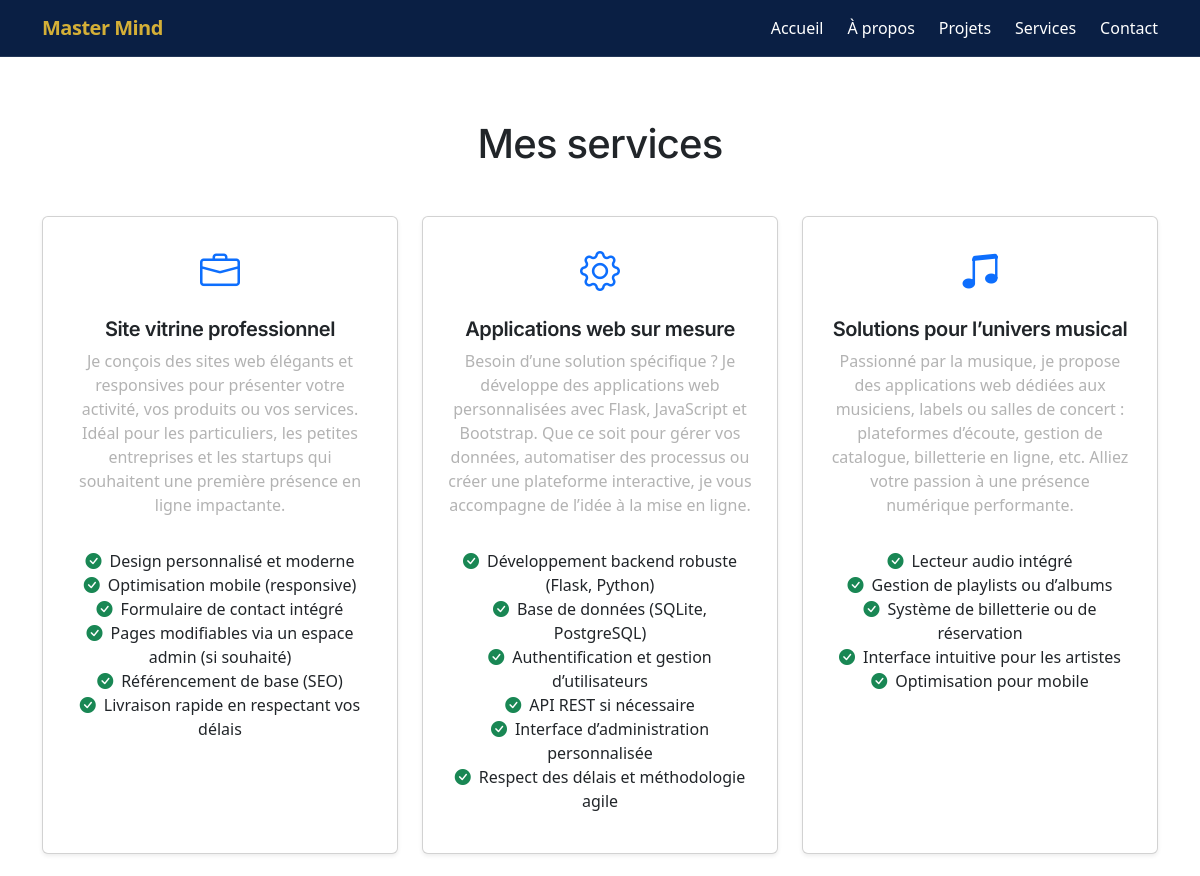
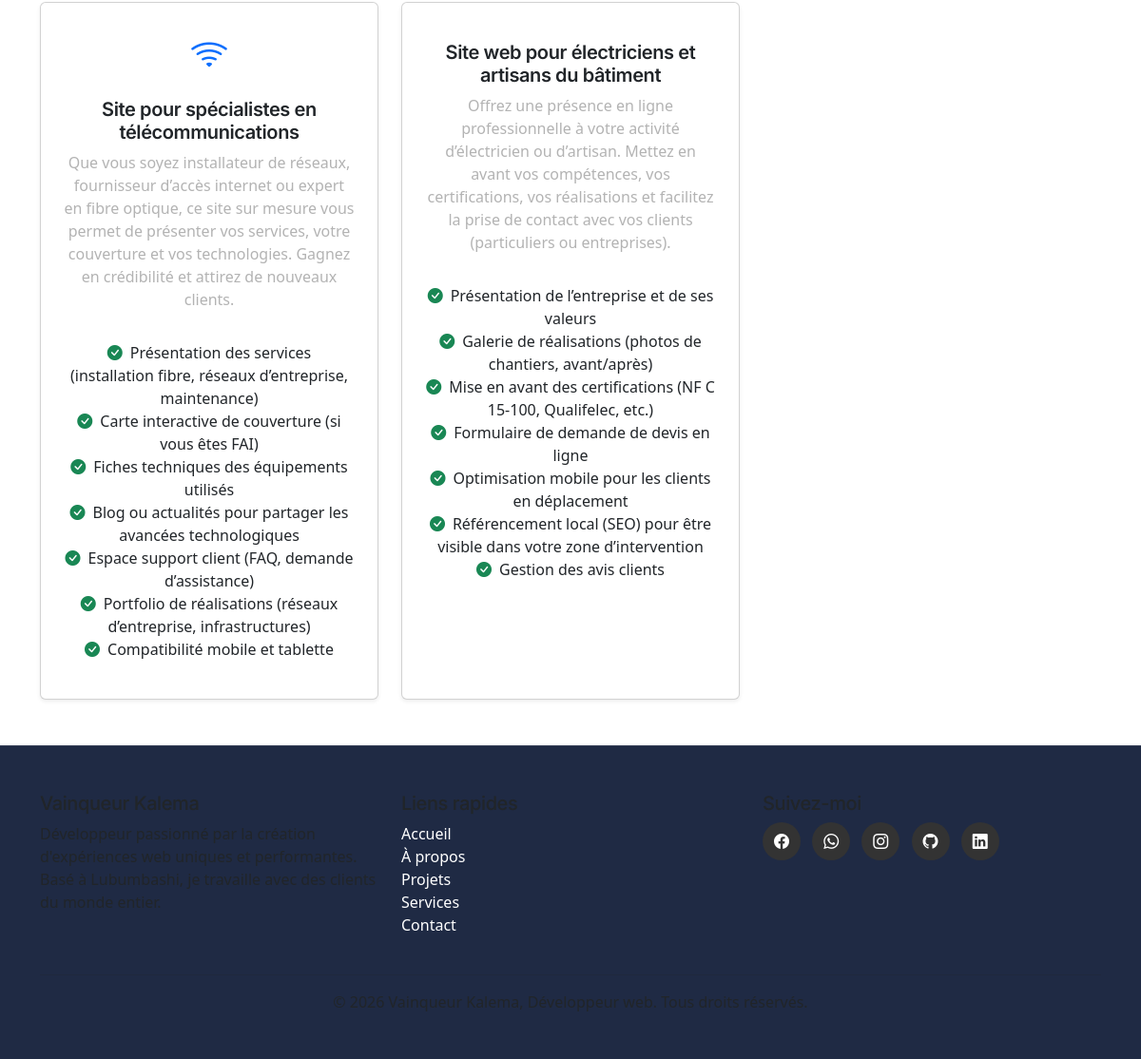
/services, run on the app's committed database (2 pictures, top to bottom).
### app/models.py (models this page shows, shortened)
class Service(db.Model):
    id = db.Column(db.Integer, primary_key=True)
    titre = db.Column(db.String(200), nullable=False)
    description = db.Column(db.Text, nullable=False)
    icone = db.Column(db.String(50), nullable=False, default='bi-briefcase')
    prix = db.Column(db.String(50), nullable=True)
    features = db.Column(db.Text, nullable=True)
    def get_features_list(self):
        if self.features:
            return [f.strip() for f in self.features.split('\n') if f.strip()]
        return []

### app/main/routes.py (the view)
@bp.route('/services')
def services():
    services = Service.query.all()
    return render_template('services.html', services=services)

### app/templates/services.html (shortened to what this page needs)
{% extends 'base.html' %}
{% block content %}
<div class="container py-5">
    <h1 class="text-center mb-5">Mes services</h1>
    <div class="row g-4">
        {% for service in services %}
        <div class="col-md-6 col-lg-4">
            <div class="card h-100 shadow-sm text-center p-4">
                <i class="bi {{ service.icone }} fs-1 text-primary mb-3"></i>
                <h5 class="card-title">{{ service.titre }}</h5>
                <p class="card-text">{{ service.description }}</p>
                <ul class="list-unstyled">
                    {% for feature in service.get_features_list() %}
                    <li><i class="bi bi-check-circle-fill text-success me-2"></i>{{ feature }}</li>
                    {% endfor %}
                </ul>
            </div>
        </div>
        {% else %}
        <p class="text-center">Aucun service pour le moment.</p>
        {% endfor %}
    </div>
</div>
{% endblock %}

### app/templates/base.html (shortened to what this page needs)
<!DOCTYPE html>
<html lang="fr">
<head>
    <link href="https://cdn.jsdelivr.net/npm/bootstrap@5.3.0/dist/css/bootstrap.min.css" rel="stylesheet">
    <link rel="stylesheet" href="https://cdn.jsdelivr.net/npm/bootstrap-icons@1.11.3/font/bootstrap-icons.min.css">
    <link rel="stylesheet" href="{{ url_for('static', filename='css/style.css') }}">
    <link rel="stylesheet" href="{{ url_for('static', filename='css/main.css') }}">
    <link rel="stylesheet" href="{{ url_for('static', filename='css/bootstrap.min.css') }}">
</head>
<body>
    <nav class="navbar navbar-expand-lg navbar-dark fixed-top" id="mainNav">
        <div class="container">
            <a class="navbar-brand" href="{{ url_for('main.index') }}">Master Mind</a>
            <div class="collapse navbar-collapse" id="navbarNav">
                <ul class="navbar-nav ms-auto">
                    <li class="nav-item"><a class="nav-link" href="{{ url_for('main.index') }}">Accueil</a></li>
                    <li class="nav-item"><a class="nav-link" href="{{ url_for('main.about') }}">À propos</a></li>
                    <li class="nav-item"><a class="nav-link" href="{{ url_for('main.projects') }}">Projets</a></li>
                    <li class="nav-item"><a class="nav-link" href="{{ url_for('main.services') }}">Services</a></li>
                    <li class="nav-item"><a class="nav-link" href="{{ url_for('main.contact') }}">Contact</a></li>
                </ul>
            </div>
        </div>
    </nav>
    <main class="pt-5 mt-4">
        {% block content %}{% endblock %}
    </main>
    <footer class="py-5">
        <div class="container">
            <div class="row">
                <div class="col-md-4 style="color: #ffffff;">
                    <h5>Vainqueur Kalema</h5>
                    <p>Développeur passionné par la création d'expériences web uniques et performantes. Basé à Lubumbashi, je travaille avec des clients du monde entier.</p>
                </div>
                <div class="col-md-4">
                    <h5>Liens rapides</h5>
                    <ul class="list-unstyled" >
                        <li><a href="{{ url_for('main.index') }}" style="color: #ffffff;">Accueil</a></li>
                        <li><a href="{{ url_for('main.about') }}" style="color: #ffffff;">À propos</a></li>
                        <li><a href="{{ url_for('main.projects') }}" style="color: #ffffff;">Projets</a></li>
                        <li><a href="{{ url_for('main.services') }}" style="color: #ffffff;">Services</a></li>
                        <li><a href="{{ url_for('main.contact') }}" style="color: #ffffff;">Contact</a></li>
                    </ul>
                </div>
                <div class="col-md-4">
                    <h5>Suivez-moi</h5>
                    <div class="social-links">
                        <a href="https://facebook.com/tonprofil" target="_blank"><i class="bi bi-facebook"></i></a>
                        <a href="https://wa.me/243895288981" target="_blank"><i class="bi bi-whatsapp"></i></a>
                        <a href="https://instagram.com/tonprofil" target="_blank"><i class="bi bi-instagram"></i></a>
                        <a href="https://github.com/vainqueur05" target="_blank"><i class="bi bi-github"></i></a>
                        <a href="https://linkedin.com/in/tonprofil" target="_blank"><i class="bi bi-linkedin"></i></a>
                    </div>
                </div>
            </div>
            <hr class="bg-light mt-4">
            <div class="text-center">
                <p class="mb-0">&copy; 2026 Vainqueur Kalema, Développeur web. Tous droits réservés.</p>
            </div>
        </div>
    </footer>
</body>
</html>

### app/static/css/style.css (style rules this page uses)
:root { --primary-color: #D4AF37; --secondary-color: #B8860B; --dark-bg: #0A1F44; --dark-secondary: #1F2A44; --text-light: #ffffff; --text-muted: #b3b3b3; --glass-bg: rgba(10, 31, 68, 0.95); }
body { font-family: 'Inter', sans-serif; background-color: var(--dark-bg); color: var(--text-light); line-height: 1.6; }
h1, h2, h3, h4, h5, h6 { font-family: 'Inter', sans-serif; font-weight: 600; letter-spacing: -0.02em; }
#mainNav { background-color: var(--dark-bg); transition: background-color 0.3s ease, box-shadow 0.3s ease; border-bottom: 1px solid rgba(255,255,255,0.1); }
.navbar-brand { font-weight: 700; font-size: 1.8rem; color: var(--primary-color) !important; letter-spacing: -0.5px; }
.nav-link { color: var(--text-light) !important; font-weight: 500; margin-left: 1.5rem; transition: color 0.3s; position: relative; padding: 0.5rem 0 !important; }
.nav-link::after { content: ''; position: absolute; bottom: 0; left: 0; width: 0; height: 2px; background-color: var(--primary-color); transition: width 0.3s; }
.card { background-color: var(--dark-secondary); border: 1px solid transparent; transition: transform 0.3s, box-shadow 0.3s, border-color 0.3s; border-radius: 8px; }
.card-title { color: var(--text-light); font-weight: 600; }
.card-text { color: var(--text-muted); }
footer { background-color: var(--dark-secondary) !important; border-top: 1px solid rgba(255,255,255,0.1); }
footer a, footer ul li a { color: var(--text-light) !important; text-decoration: none; transition: color 0.3s; }
footer .social-links a { display: inline-flex; align-items: center; justify-content: center; width: 40px; height: 40px; border-radius: 50%; background-color: #333; color: var(--text-light) !important; margin-right: 0.5rem; transition: background-color 0.3s, color 0.3s; }

### app/static/css/main.css (style rules this page uses)
:root { --primary-color: #D4AF37; --secondary-color: #B8860B; --dark-bg: #0A1F44; --dark-secondary: #1F2A44; --text-light: #ffffff; --text-muted: #b3b3b3; --glass-bg: rgba(10, 31, 68, 0.95); }
body { font-family: 'Inter', sans-serif; background-color: var(--dark-bg); color: var(--text-light); line-height: 1.6; }
h1, h2, h3, h4, h5, h6 { font-family: 'Inter', sans-serif; font-weight: 600; letter-spacing: -0.02em; }
#mainNav { background-color: var(--dark-bg); transition: background-color 0.3s ease, box-shadow 0.3s ease; border-bottom: 1px solid rgba(255,255,255,0.1); }
.navbar-brand { font-weight: 700; font-size: 1.8rem; color: var(--primary-color) !important; letter-spacing: -0.5px; }
.nav-link { color: var(--text-light) !important; font-weight: 500; margin-left: 1.5rem; transition: color 0.3s; position: relative; padding: 0.5rem 0 !important; }
.nav-link::after { content: ''; position: absolute; bottom: 0; left: 0; width: 0; height: 2px; background-color: var(--primary-color); transition: width 0.3s; }
.card { background-color: var(--dark-secondary); border: 1px solid transparent; transition: transform 0.3s, box-shadow 0.3s, border-color 0.3s; border-radius: 8px; }
.card-title { color: var(--text-light); font-weight: 600; }
.card-text { color: var(--text-muted); }
footer { background-color: var(--dark-secondary) !important; border-top: 1px solid rgba(255,255,255,0.1); }
footer a, footer ul li a { color: var(--text-light) !important; text-decoration: none; transition: color 0.3s; }
footer .social-links a { display: inline-flex; align-items: center; justify-content: center; width: 40px; height: 40px; border-radius: 50%; background-color: #333; color: var(--text-light) !important; margin-right: 0.5rem; transition: background-color 0.3s, color 0.3s; }

### data on the page
Service: titre "Site vitrine professionnel", description "Je conçois des sites web élégants et responsives pour présenter votre activité, vos produits ou vos services. Idéal pour les particuliers, les petites entreprises et les startups qui souhaitent une première présence en ligne impactante.", get_features_list "Design personnalisé et moderne" "Optimisation mobile (responsive)" "Formulaire de contact intégré" "Pages modifiables via un espace admin (si souhaité)" "Référencement de base (SEO)" "Livraison rapide en respectant vos délais"
Service: titre "Applications web sur mesure", description "Besoin d’une solution spécifique ? Je développe des applications web personnalisées avec Flask, JavaScript et Bootstrap. Que ce soit pour gérer vos données, automatiser des processus ou créer une plateforme interactive, je vous accompagne de l’idée à la mise en ligne.", get_features_list "Développement backend robuste (Flask, Python)" "Base de données (SQLite, PostgreSQL)" "Authentification et gestion d’utilisateurs" "API REST si nécessaire" "Interface d’administration personnalisée" "Respect des délais et méthodologie agile"
Service: titre "Solutions pour l’univers musical", description "Passionné par la musique, je propose des applications web dédiées aux musiciens, labels ou salles de concert : plateformes d’écoute, gestion de catalogue, billetterie en ligne, etc. Alliez votre passion à une présence numérique performante.", get_features_list "Lecteur audio intégré" "Gestion de playlists ou d’albums" "Système de billetterie ou de réservation" "Interface intuitive pour les artistes" "Optimisation pour mobile"
Service: titre "Site pour spécialistes en télécommunications", description "Que vous soyez installateur de réseaux, fournisseur d’accès internet ou expert en fibre optique, ce site sur mesure vous permet de présenter vos services, votre couverture et vos technologies. Gagnez en crédibilité et attirez de nouveaux clients.", get_features_list "Présentation des services (installation fibre, réseaux d’entreprise, maintenance)" "Carte interactive de couverture (si vous êtes FAI)" "Fiches techniques des équipements utilisés" "Blog ou actualités pour partager les avancées technologiques" "Espace support client (FAQ, demande d’assistance)" "Portfolio de réalisations (réseaux d’entreprise, infrastructures)" "Compatibilité mobile et tablette"
Service: titre "Site web pour électriciens et artisans du bâtiment", description "Offrez une présence en ligne professionnelle à votre activité d’électricien ou d’artisan. Mettez en avant vos compétences, vos certifications, vos réalisations et facilitez la prise de contact avec vos clients (particuliers ou entreprises).", get_features_list "Présentation de l’entreprise et de ses valeurs" "Galerie de réalisations (photos de chantiers, avant/après)" "Mise en avant des certifications (NF C 15-100, Qualifelec, etc.)" "Formulaire de demande de devis en ligne" "Optimisation mobile pour les clients en déplacement" "Référencement local (SEO) pour être visible dans votre zone d’intervention" "Gestion des avis clients"
